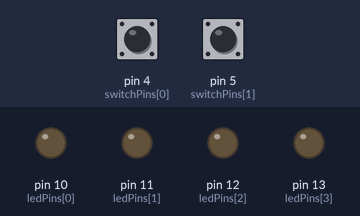
Recording of a sketch running on a simulated Arduino Uno, built with avr-gcc and run on an emulated ATmega328P. Parts: output pins drawn as LEDs (lit = HIGH). The test bench sets the inputs (shaded band); at power-on: pin 4 (switchPins[0]) LOW, pin 5 (switchPins[1]) LOW.

Above: at 1.2 s.
1.3 s: pin 4 (switchPins[0]) pulled HIGH for 0.15 s
At 2.5 s:
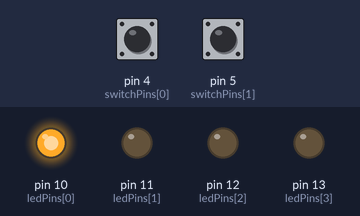
2.9 s: pin 5 (switchPins[1]) pulled HIGH for 0.15 s
At 3.9 s:
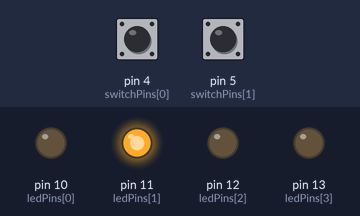
4.5 s: pin 4 (switchPins[0]) pulled HIGH for 1 s
At 5.1 s:
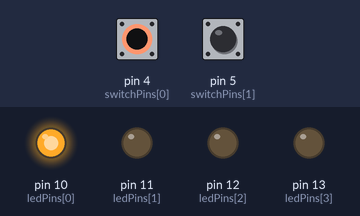
7.0 s: pin 5 (switchPins[1]) pulled HIGH for 1 s
At 8.3 s:
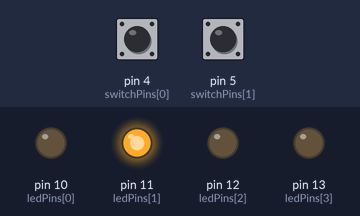
Timing chart, 0 to 10.0 s (numbered marks = the images above; inputs shaded):
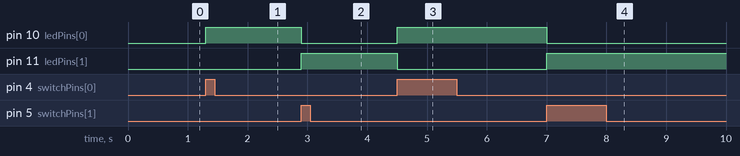

The sketch:

P3.ino
```cpp
const int ledPins[4] = {10, 11, 12, 13};  // Array for LED pin numbers
const int switchPins[4] = {4, 5, 6, 7};  // Array for switch pin numbers

void setup() {
  // Set LED pins as outputs
  for (int i = 0; i < 4; i++) {
    pinMode(ledPins[i], OUTPUT);
  }

  // Set switch pins as inputs with pull-up resistors
  for (int i = 0; i < 4; i++) {
    pinMode(switchPins[i], INPUT);
  }
}

void loop() {
  // Loop through each switch and LED pair
  if(digitalRead(4)){
    digitalWrite(10, HIGH);
    digitalWrite(11, LOW);
  }else if(digitalRead(5)){
    digitalWrite(11, HIGH);
     digitalWrite(10, LOW);
  }
}
```

Measured:
- after the input at 1.3 s, pin 10 (ledPins[0]): LOW → HIGH at once
- after the input at 2.9 s, pin 10 (ledPins[0]): HIGH → LOW at once; pin 11 (ledPins[1]): LOW → HIGH at once
- after the input at 4.5 s, pin 10 (ledPins[0]): LOW → HIGH at once; pin 11 (ledPins[1]): HIGH → LOW at once
- after the input at 7.0 s, pin 10 (ledPins[0]): HIGH → LOW at once; pin 11 (ledPins[1]): LOW → HIGH at once
